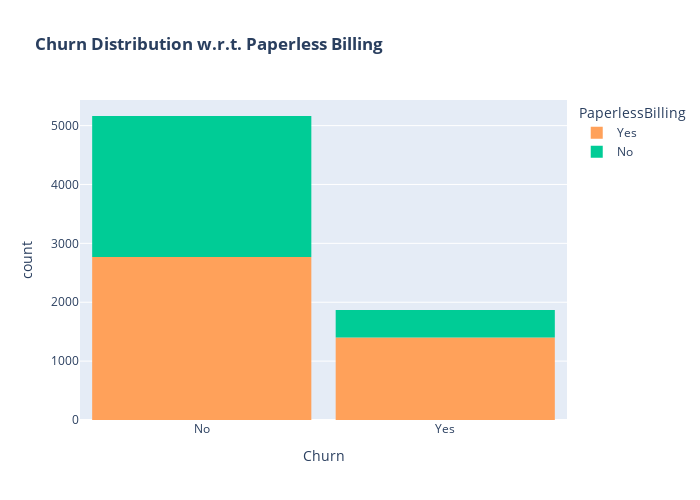

The notebook cell this image was saved under:
### Code cell
# Define a custom color map for 'PaperlessBilling' distribution
paperless_billing_color_map = {"Yes": '#FFA15A', "No": '#00CC96'}  # Updated colors

# Create a histogram using Plotly Express with custom colors for 'PaperlessBilling'
fig = px.histogram(df, x="Churn", color="PaperlessBilling", title="<b>Churn Distribution w.r.t. Paperless Billing</b>",
                   color_discrete_map=paperless_billing_color_map)

# Update layout with specific width, height, and bargap
fig.update_layout(width=700, height=500, bargap=0.1)

# Show the figure
fig.show()

### Figure 1 — Plotly figure (JSON) as saved in the notebook; plotly's stock layout.template omitted (floating-point values rounded to 4 significant figures; data arrays with more than 128 entries replaced by an {"elided": "..."} marker saying what was removed)
{"data": [{"alignmentgroup": "True", "bingroup": "x", "hovertemplate": "PaperlessBilling=Yes<br>Churn=%{x}<br>count=%{y}<extra></extra>", "legendgroup": "Yes", "marker": {"color": "#FFA15A", "pattern": {"shape": ""}}, "name": "Yes", "offsetgroup": "Yes", "orientation": "v", "showlegend": true, "type": "histogram", "x": {"elided": "4168 str values"}, "xaxis": "x", "yaxis": "y"}, {"alignmentgroup": "True", "bingroup": "x", "hovertemplate": "PaperlessBilling=No<br>Churn=%{x}<br>count=%{y}<extra></extra>", "legendgroup": "No", "marker": {"color": "#00CC96", "pattern": {"shape": ""}}, "name": "No", "offsetgroup": "No", "orientation": "v", "showlegend": true, "type": "histogram", "x": {"elided": "2864 str values"}, "xaxis": "x", "yaxis": "y"}], "layout": {"bargap": 0.1, "barmode": "relative", "height": 500, "legend": {"title": {"text": "PaperlessBilling"}, "tracegroupgap": 0}, "title": {"text": "<b>Churn Distribution w.r.t. Paperless Billing</b>"}, "width": 700, "xaxis": {"anchor": "y", "autorange": true, "domain": [0, 1], "range": [-0.5, 1.5], "title": {"text": "Churn"}, "type": "category"}, "yaxis": {"anchor": "x", "autorange": true, "domain": [0, 1], "range": [0, 5435.0], "title": {"text": "count"}}}}
